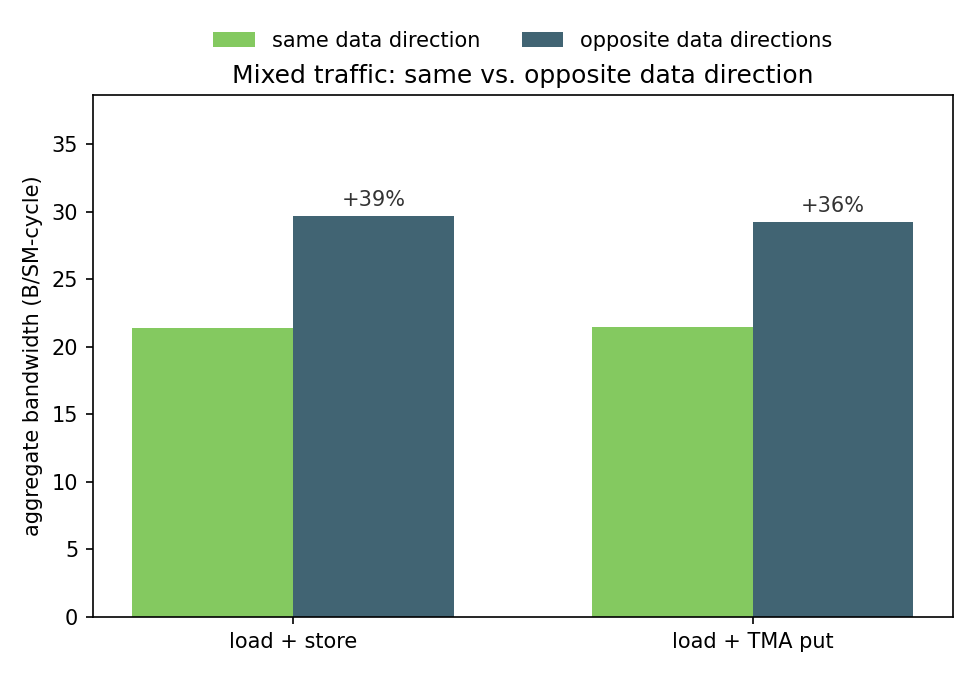

Reproduce this figure in Python.
"""Figure: mixed traffic directions.

Grouped bar chart for the two mixed-payload experiments (rank 0 always reads
rank 1). Compares aggregate B/SM-cycle when the second payload (store or TMA
put) travels in the same physical direction as the read response versus the
opposite direction.
"""
import matplotlib.pyplot as plt
import numpy as np

labels = ["load + store", "load + TMA put"]
same_direction = np.array([21.38, 21.45])
opposite_direction = np.array([29.70, 29.26])
gain_pct = (opposite_direction - same_direction) / same_direction * 100

x = np.arange(len(labels))
width = 0.35

fig, ax = plt.subplots(figsize=(6.5, 4.5))
ax.bar(x - width / 2, same_direction, width, label="same data direction", color="#84c960")
ax.bar(x + width / 2, opposite_direction, width, label="opposite data directions", color="#416473")

ax.set_ylabel("aggregate bandwidth (B/SM-cycle)")
ax.set_title("Mixed traffic: same vs. opposite data direction")
ax.set_xticks(x)
ax.set_xticklabels(labels)
ax.legend(loc="upper center", bbox_to_anchor=(0.5, 1.16), ncol=2, frameon=False)
ax.set_ylim(0, max(opposite_direction) * 1.3)

for xi, opp, gain in zip(x, opposite_direction, gain_pct):
    ax.annotate(
        f"+{gain:.0f}%",
        xy=(xi + width / 2, opp + 0.4),
        ha="center", va="bottom", fontsize=10, color="#333333",
    )

fig.tight_layout()
fig.savefig("/home/zhengrong/front-cover/static/img/gpu_dsm_bw/fig3_mixed_traffic.png", dpi=150)
print(gain_pct)
